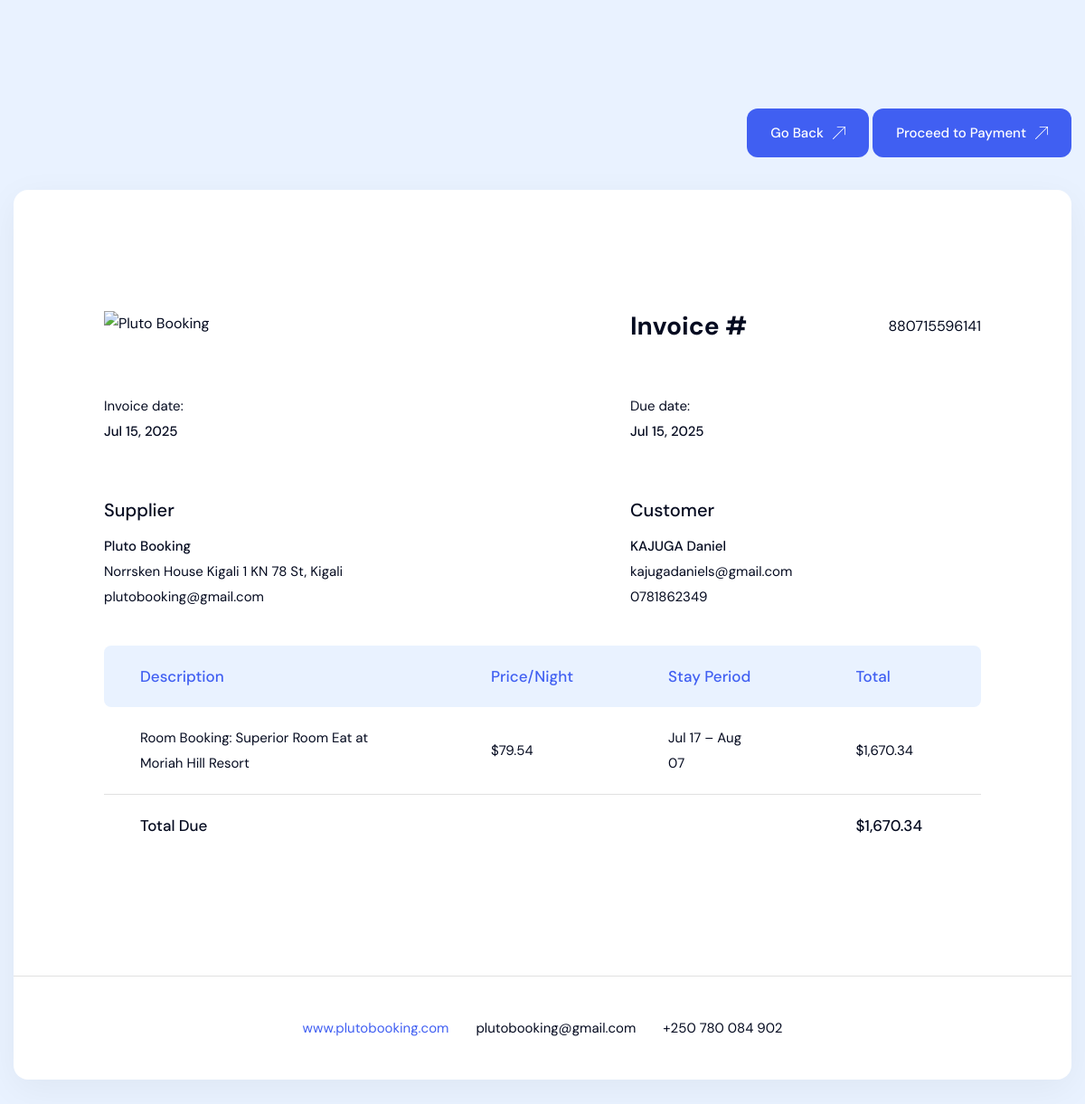
The page /payment/room/880715596141/pay/ (signed in) on the database its author committed.
### payment/models.py (models this page shows, shortened)
class RoomPayment(models.Model):
    STATUS_CHOICES = [
        ('pending', 'Pending'),
        ('success', 'Success'),
        ('failed', 'Failed'),
    ]
    booking = models.OneToOneField(RoomBooking, on_delete=models.CASCADE, related_name='payment')
    invoice_number = models.CharField(max_length=100, unique=True)
    status = models.CharField(max_length=20, choices=STATUS_CHOICES, default='pending')
    created_at = models.DateTimeField(auto_now_add=True)
    updated_at = models.DateTimeField(auto_now=True)

### hotel/models.py (models this page shows, shortened)
class RoomBooking(models.Model):
    STATUS_CHOICES = [
        ('pending', 'Pending'),
        ('confirmed', 'Confirmed'),
        ('cancelled', 'Cancelled'),
        ('checked_in', 'Checked In'),
        ('checked_out', 'Checked Out'),
    ]
    user = models.ForeignKey(settings.AUTH_USER_MODEL, on_delete=models.CASCADE, related_name='room_bookings')
    room = models.ForeignKey('HotelRoom', on_delete=models.CASCADE, related_name='bookings')
    check_in = models.DateField()
    check_out = models.DateField()
    guests = models.PositiveSmallIntegerField(default=1)
    special_requests = models.TextField(blank=True, null=True)
    total_price = models.DecimalField(max_digits=10, decimal_places=2)
    status = models.CharField(max_length=20, choices=STATUS_CHOICES, default='pending')
    created_at = models.DateTimeField(auto_now_add=True)
    updated_at = models.DateTimeField(auto_now=True)
    class Meta:
        ordering = ['-created_at']
        verbose_name = "Room Booking"
        verbose_name_plural = "Room Bookings"

class HotelRoom(models.Model):
    ROOM_TYPE_CHOICES = [
        ("single", "Single Room"),
        ("double", "Double Room"),
        ("twin", "Twin Room"),
        ("triple", "Triple Room"),
        ("quad", "Quad Room"),
        ("queen", "Queen Room"),
        ("king", "King Room"),
        ("standard", "Standard Room"),
        ("deluxe", "Deluxe Room"),
        ("superior", "Superior Room"),
        ("executive", "Executive Room"),
        ("junior_suite", "Junior Suite"),
        ("suite", "Suite"),
        ("penthouse", "Penthouse Suite"),
        ("family", "Family Room"),
        ("accessible", "Accessible Room"),
        ("studio", "Studio"),
        ("connecting", "Connecting Rooms"),
        ("presidential", "Presidential Suite"),
        ("executive_suite", "Executive Suite"),
    ]
    BED_TYPE_CHOICES = [
        ("king", "King Bed"),
        ("queen", "Queen Bed"),
        ("twin", "Twin Beds"),
        ("double", "Double Bed"),
    ]
    hotel = models.ForeignKey('Hotel', on_delete=models.CASCADE, related_name='rooms')
    name = models.CharField(max_length=255)
    room_type = models.CharField(max_length=50, choices=ROOM_TYPE_CHOICES)
    description = models.TextField()
    bed_type = models.CharField(max_length=50, choices=BED_TYPE_CHOICES)
    occupancy = models.PositiveIntegerField(help_text="Maximum number of guests")
    size = models.CharField(max_length=50, help_text="e.g. 30 sqm")
    price_per_night = models.DecimalField(max_digits=10, decimal_places=2)
    refundable = models.BooleanField(default=True)
    is_available = models.BooleanField(default=True)
    created_at = models.DateTimeField(auto_now_add=True)
    class Meta:
        ordering = ['-created_at']

class Hotel(models.Model):
    PROVINCE_CHOICES = [
        ("Kigali City", "Kigali City"),
        ("Northern", "Northern"),
        ("Southern", "Southern"),
        ("Eastern", "Eastern"),
        ("Western", "Western"),
    ]
    STAR_CHOICES = [(i, f'{i} Star') for i in range(1, 6)]
    name = models.CharField(max_length=255)
    description = models.TextField()
    stars = models.IntegerField(choices=STAR_CHOICES)
    address = models.CharField(max_length=255)
    map_url = models.TextField(blank=True, null=True)
    country = models.CharField(max_length=100)
    province = models.CharField(max_length=100, choices=PROVINCE_CHOICES)
    district = models.CharField(max_length=100)
    sector = models.CharField(max_length=100)
    cell = models.CharField(max_length=100)
    village = models.CharField(max_length=100)
    phone_number = models.CharField(max_length=20, null=True, blank=True)
    email = models.EmailField(null=True, blank=True)
    website = models.URLField(null=True, blank=True)
    is_active = models.BooleanField(default=True)
    created_at = models.DateTimeField(auto_now_add=True)
    class Meta:
        ordering = ['-created_at']

### account/models.py (models this page shows, shortened)
class User(AbstractBaseUser, PermissionsMixin):
    ROLE_CHOICES = (
        ('User', 'User'),
        ('Admin', 'Admin'),
        ('Manager', 'Manager'),
    )
    GENDER_CHOICES = (
        ('Male', 'Male'),
        ('Female', 'Female'),
    )
    name = models.CharField(max_length=255)
    role = models.CharField(max_length=30, choices=ROLE_CHOICES, null=True, blank=True)
    email = models.EmailField(unique=True, null=True, blank=True)
    phone_number = models.CharField(max_length=15, unique=True, null=True, blank=True)
    image = ProcessedImageField(
        upload_to=user_image_path,
        processors=[ResizeToFill(720, 720)],
        format='JPEG',
        options={'quality': 90},
        null=True,
        blank=True,
    )
    gender = models.CharField(max_length=6, choices=GENDER_CHOICES, null=True, blank=True)
    slug = models.SlugField(unique=True, max_length=255, null=True, blank=True)
    is_active = models.BooleanField(default=True)
    is_staff = models.BooleanField(default=False)
    reset_otp = models.CharField(max_length=7, null=True, blank=True)
    otp_created_at = models.DateTimeField(null=True, blank=True)
    created_at = models.DateTimeField(default=timezone.now)
    updated_at = models.DateTimeField(auto_now=True)
    objects = CustomUserManager()
    USERNAME_FIELD = 'email'
    REQUIRED_FIELDS = ['name', 'role']

### payment/views.py (the view)
# urls.py: path('room/<str:invoice_number>/pay/', payRoomBooking, name='payRoomBooking'),
@login_required
def payRoomBooking(request, invoice_number):
    payment = get_object_or_404(RoomPayment, invoice_number=invoice_number)
    if payment.booking.user != request.user:
        return redirect('base:home')
    if payment.status != 'pending':
        return redirect('hotel:roomDetails', hotel_id=payment.booking.room.hotel.id, room_id=payment.booking.room.id)
    context = {
        'payment': payment,
        'public_key': os.getenv("IREMBO_PUBLIC_KEY"),
    }
    return render(request, 'pages/payment/room_payment.html', context)

### templates/pages/payment/room_payment.html (shortened to what this page needs)
{% load static %}
{% load humanize %}
<!DOCTYPE html>
<html lang="en">
<head>
    <link rel="stylesheet" href="{% static 'css/bootstrap.min.css' %}">
    <link rel="stylesheet" href="{% static 'css/slick-theme.css' %}">
    <link rel="stylesheet" href="{% static 'css/slick.css' %}">
    <link rel="stylesheet" href="{% static 'css/mmenu.css' %}">
    <link rel="stylesheet" href="{% static 'css/style.css' %}">
    <link rel="stylesheet" href="https://cdnjs.cloudflare.com/ajax/libs/toastr.js/latest/toastr.min.css">
</head>
<body class="wrapper-invoice">
    <section class="invoice-section">
        <div class="cus-container2">
            <div class="top">
                <a href="{% url 'car:carDetails' payment.booking.room.id %}" class="btn-default">
                    Go Back
                </a>
                <button onclick="startPayment()" class="btn-default">
                    Proceed to Payment
                </button>
            </div>
            <div class="box-invoice">
                <div class="header">
                    <div class="wrap-top">
                        <div class="box-left">
                            <div class="logo">
                                <img src="{% static 'images/logo-w.png' %}" alt="Pluto Booking" width="130">
                            </div>
                        </div>
                        <div class="box-right">
                            <div class="d-flex justify-content-between align-items-center flex-wrap">
                                <div class="title">Invoice #</div>
                                <span class="code-num">{{ payment.invoice_number }}</span>
                            </div>
                        </div>
                    </div>
                    <div class="wrap-date">
                        <div class="box-left">
                            <label>Invoice date:</label>
                            <span class="date">{{ payment.created_at|date:"M d, Y" }}</span>
                        </div>
                        <div class="box-right">
                            <label>Due date:</label>
                            <span class="date">{{ payment.created_at|date:"M d, Y" }}</span>
                        </div>
                    </div>
                    <div class="wrap-info">
                        <div class="box-left">
                            <div class="title">Supplier</div>
                            <div class="sub">Pluto Booking</div>
                            <p class="desc">
                                {{ settings.address|default:'Norrsken House Kigali 1 KN 78 St, Kigali' }}<br>
                                {{ settings.email|default:'plutobooking@gmail.com' }}
                            </p>
                        </div>
                        <div class="box-right">
                            <div class="title">Customer</div>
                            <div class="sub">{{ payment.booking.user.name }}</div>
                            <p class="desc">{{ payment.booking.user.email }}<br>{{ payment.booking.user.phone_number|default:"N/A" }}</p>
                        </div>
                    </div>
                    <div class="wrap-table">
                        <table class="invoice-table">
                            <thead>
                                <tr class="title">
                                    <th>Description</th>
                                    <th>Price/Night</th>
                                    <th>Stay Period</th>
                                    <th>Total</th>
                                </tr>
                            </thead>
                            <tbody>
                                <tr class="content">
                                    <td>Room Booking: {{ payment.booking.room.name }} at {{ payment.booking.room.hotel.name }}</td>
                                    <td>${{ payment.booking.room.price_per_night|intcomma }}</td>
                                    <td>
                                        {{ payment.booking.check_in|date:"M d" }} – {{ payment.booking.check_out|date:"M d" }}
                                    </td>
                                    <td>${{ payment.booking.total_price|intcomma }}</td>
                                </tr>
                                <tr class="content">
                                    <td class="total">Total Due</td>
                                    <td></td>
                                    <td></td>
                                    <td class="total">${{ payment.booking.total_price|intcomma }}</td>
                                </tr>
                            </tbody>
                        </table>
                    </div>
                </div>
                <div class="footer">
                    <ul class="box-contact">
                        <li>www.plutobooking.com</li>
                        <li>{{ settings.email|default:'plutobooking@gmail.com' }}</li>
                        <li>{{ settings.phone_number|default:'+250 780 084 902' }}</li>
                    </ul>
                </div>
            </div>
        </div>
    </section>
</body>
</html>

### static/css/mmenu.css (style rules this page uses)
:root { --mm-line-height: 20px; --mm-listitem-size: 44px; --mm-navbar-size: 44px; --mm-offset-top: 0; --mm-offset-right: 0; --mm-offset-bottom: 0; --mm-offset-left: 0; --mm-color-border: rgba(0, 0, 0, 0.1); --mm-color-button: rgba(0, 0, 0, 0.3); --mm-color-text: rgba(0, 0, 0, 0.75); --mm-color-text-dimmed: rgba(0, 0, 0, 0.3); --mm-color-background: #f3f3f3; --mm-color-background-highlight: rgba(0, 0, 0, 0.05); --mm-color-background-emphasis: rgba(255, 255, 255, 0.4); --mm-shadow: 0 0 10px rgba(0, 0, 0, 0.3) }
:root { --mm-iconbar-size: 50px }
:root { --mm-iconpanel-size: 50px }
:root { --mm-sidebar-collapsed-size: 50px; --mm-sidebar-expanded-size: 440px }

### rows shown on the page
RoomPayment: invoice_number "880715596141", created_at "Jul 15, 2025", booking.user.name "KAJUGA Daniel", booking.user.email "kajugadaniels@gmail.com", booking.user.phone_number "0781862349", booking.room.name "Superior Room Eat", booking.room.hotel.name "Moriah Hill Resort", booking.room.price_per_night "79.54", booking.check_in "Jul 17", booking.check_out "Aug 07", booking.total_price "1,670.34"

### other values the page prints
{{ settings.address|default:'Norrsken House Kigali 1 KN 78 St, Kigali' }} "Norrsken House Kigali 1 KN 78 St, Kigali"
{{ settings.email|default:'plutobooking@gmail.com' }} "plutobooking@gmail.com"
{{ settings.phone_number|default:'+250 780 084 902' }} "+250 780 084 902"
